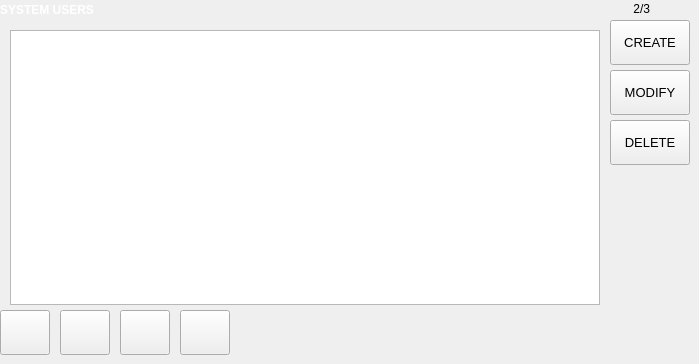
     <widget class="QWidget" name="page_users">
      <widget class="QLabel" name="label_68">
       <property name="geometry">
        <rect>
         <x>0</x>
         <y>0</y>
         <width>120</width>
         <height>20</height>
        </rect>
       </property>
       <property name="font">
        <font>
         <pointsize>9</pointsize>
         <weight>75</weight>
         <bold>true</bold>
        </font>
       </property>
       <property name="styleSheet">
        <string notr="true">color: rgb(255, 255, 255);</string>
       </property>
       <property name="text">
        <string>SYSTEM USERS</string>
       </property>
       <property name="alignment">
        <set>Qt::AlignLeading|Qt::AlignLeft|Qt::AlignVCenter</set>
       </property>
      </widget>
      <widget class="QPushButton" name="pushButton_15">
       <property name="geometry">
        <rect>
         <x>60</x>
         <y>310</y>
         <width>50</width>
         <height>45</height>
        </rect>
       </property>
       <property name="font">
        <font>
         <pointsize>10</pointsize>
        </font>
       </property>
       <property name="text">
        <string/>
       </property>
       <property name="icon">
        <iconset resource="resources.qrc">
         <normaloff>:/images/icons/icon_down.png</normaloff>:/images/icons/icon_down.png</iconset>
       </property>
       <property name="iconSize">
        <size>
         <width>16</width>
         <height>16</height>
        </size>
       </property>
       <property name="autoRepeat">
        <bool>true</bool>
       </property>
      </widget>
      <widget class="QTableView" name="tableView">
       <property name="geometry">
        <rect>
         <x>10</x>
         <y>30</y>
         <width>590</width>
         <height>275</height>
        </rect>
       </property>
       <property name="verticalScrollBarPolicy">
        <enum>Qt::ScrollBarAlwaysOff</enum>
       </property>
       <property name="horizontalScrollBarPolicy">
        <enum>Qt::ScrollBarAlwaysOff</enum>
       </property>
       <property name="selectionMode">
        <enum>QAbstractItemView::SingleSelection</enum>
       </property>
       <property name="selectionBehavior">
        <enum>QAbstractItemView::SelectRows</enum>
       </property>
       <property name="iconSize">
        <size>
         <width>16</width>
         <height>16</height>
        </size>
       </property>
       <property name="gridStyle">
        <enum>Qt::CustomDashLine</enum>
       </property>
       <property name="sortingEnabled">
        <bool>true</bool>
       </property>
       <property name="wordWrap">
        <bool>true</bool>
       </property>
       <property name="cornerButtonEnabled">
        <bool>false</bool>
       </property>
       <attribute name="horizontalHeaderDefaultSectionSize">
        <number>145</number>
       </attribute>
       <attribute name="verticalHeaderVisible">
        <bool>false</bool>
       </attribute>
       <attribute name="verticalHeaderDefaultSectionSize">
        <number>30</number>
       </attribute>
      </widget>
      <widget class="QPushButton" name="pushButton_11">
       <property name="geometry">
        <rect>
         <x>610</x>
         <y>120</y>
         <width>80</width>
         <height>45</height>
        </rect>
       </property>
       <property name="font">
        <font>
         <pointsize>10</pointsize>
        </font>
       </property>
       <property name="text">
        <string>DELETE</string>
       </property>
      </widget>
      <widget class="QPushButton" name="pushButton_12">
       <property name="geometry">
        <rect>
         <x>0</x>
         <y>310</y>
         <width>50</width>
         <height>45</height>
        </rect>
       </property>
       <property name="font">
        <font>
         <pointsize>10</pointsize>
        </font>
       </property>
       <property name="text">
        <string/>
       </property>
       <property name="icon">
        <iconset resource="resources.qrc">
         <normaloff>:/images/icons/icon_up.png</normaloff>:/images/icons/icon_up.png</iconset>
       </property>
       <property name="autoRepeat">
        <bool>true</bool>
       </property>
      </widget>
      <widget class="QPushButton" name="pushButton_10">
       <property name="geometry">
        <rect>
         <x>610</x>
         <y>70</y>
         <width>80</width>
         <height>45</height>
        </rect>
       </property>
       <property name="font">
        <font>
         <pointsize>10</pointsize>
        </font>
       </property>
       <property name="text">
        <string>MODIFY</string>
       </property>
      </widget>
      <widget class="QPushButton" name="pushButton_8">
       <property name="geometry">
        <rect>
         <x>610</x>
         <y>20</y>
         <width>80</width>
         <height>45</height>
        </rect>
       </property>
       <property name="font">
        <font>
         <pointsize>10</pointsize>
        </font>
       </property>
       <property name="text">
        <string>CREATE</string>
       </property>
      </widget>
      <widget class="QLabel" name="label_7">
       <property name="geometry">
        <rect>
         <x>610</x>
         <y>0</y>
         <width>40</width>
         <height>17</height>
        </rect>
       </property>
       <property name="text">
        <string>2/3</string>
       </property>
       <property name="alignment">
        <set>Qt::AlignRight|Qt::AlignTrailing|Qt::AlignVCenter</set>
       </property>
      </widget>
      <widget class="QPushButton" name="pushButton_18">
       <property name="geometry">
        <rect>
         <x>180</x>
         <y>310</y>
         <width>50</width>
         <height>45</height>
        </rect>
       </property>
       <property name="font">
        <font>
         <pointsize>10</pointsize>
        </font>
       </property>
       <property name="text">
        <string/>
       </property>
       <property name="icon">
        <iconset resource="resources.qrc">
         <normaloff>:/images/icons/icon_bottom.png</normaloff>:/images/icons/icon_bottom.png</iconset>
       </property>
       <property name="iconSize">
        <size>
         <width>24</width>
         <height>24</height>
        </size>
       </property>
       <property name="autoRepeat">
        <bool>true</bool>
       </property>
      </widget>
      <widget class="QPushButton" name="pushButton_20">
       <property name="geometry">
        <rect>
         <x>120</x>
         <y>310</y>
         <width>50</width>
         <height>45</height>
        </rect>
       </property>
       <property name="font">
        <font>
         <pointsize>10</pointsize>
        </font>
       </property>
       <property name="text">
        <string/>
       </property>
       <property name="icon">
        <iconset resource="resources.qrc">
         <normaloff>:/images/icons/icon_top.png</normaloff>:/images/icons/icon_top.png</iconset>
       </property>
       <property name="iconSize">
        <size>
         <width>24</width>
         <height>24</height>
        </size>
       </property>
       <property name="autoRepeat">
        <bool>true</bool>
       </property>
      </widget>
     </widget>
